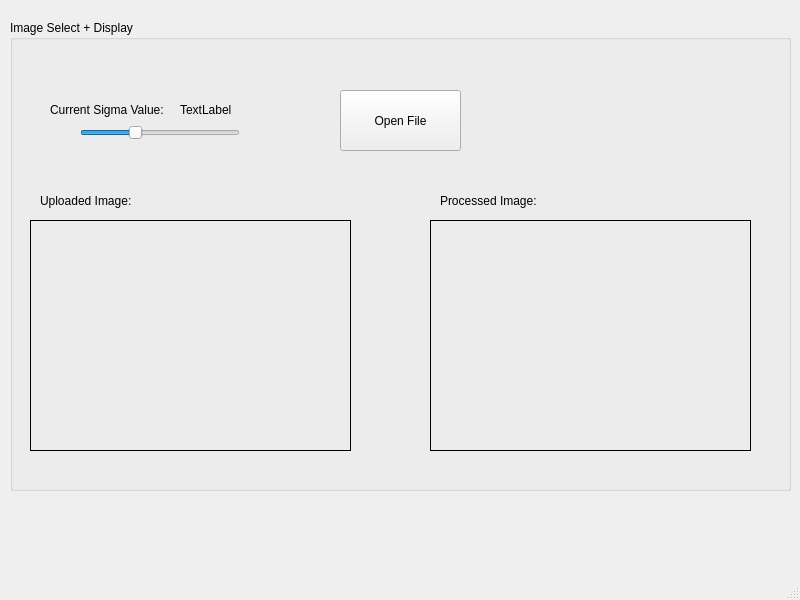
<?xml version="1.0" encoding="UTF-8"?>
<ui version="4.0">
 <class>eggsizerML</class>
 <widget class="QMainWindow" name="eggsizerML">
  <property name="geometry">
   <rect>
    <x>0</x>
    <y>0</y>
    <width>800</width>
    <height>600</height>
   </rect>
  </property>
  <property name="windowTitle">
   <string>eggsizerML</string>
  </property>
  <widget class="QWidget" name="centralwidget">
   <widget class="QGroupBox" name="groupBox">
    <property name="geometry">
     <rect>
      <x>10</x>
      <y>20</y>
      <width>781</width>
      <height>471</height>
     </rect>
    </property>
    <property name="title">
     <string>Image Select + Display</string>
    </property>
    <widget class="QPushButton" name="fileOpen_btn">
     <property name="geometry">
      <rect>
       <x>330</x>
       <y>70</y>
       <width>121</width>
       <height>61</height>
      </rect>
     </property>
     <property name="text">
      <string>Open File</string>
     </property>
    </widget>
    <widget class="QLabel" name="label_4">
     <property name="geometry">
      <rect>
       <x>30</x>
       <y>170</y>
       <width>111</width>
       <height>21</height>
      </rect>
     </property>
     <property name="text">
      <string>Uploaded Image:</string>
     </property>
    </widget>
    <widget class="QLabel" name="imgDisp_2">
     <property name="geometry">
      <rect>
       <x>420</x>
       <y>200</y>
       <width>321</width>
       <height>231</height>
      </rect>
     </property>
     <property name="frameShape">
      <enum>QFrame::Shape::Box</enum>
     </property>
     <property name="text">
      <string/>
     </property>
     <property name="scaledContents">
      <bool>true</bool>
     </property>
    </widget>
    <widget class="QLabel" name="label_7">
     <property name="geometry">
      <rect>
       <x>430</x>
       <y>170</y>
       <width>111</width>
       <height>21</height>
      </rect>
     </property>
     <property name="text">
      <string>Processed Image:</string>
     </property>
    </widget>
    <widget class="QLabel" name="imgDisp_1">
     <property name="geometry">
      <rect>
       <x>20</x>
       <y>200</y>
       <width>321</width>
       <height>231</height>
      </rect>
     </property>
     <property name="frameShape">
      <enum>QFrame::Shape::Box</enum>
     </property>
     <property name="text">
      <string/>
     </property>
     <property name="scaledContents">
      <bool>true</bool>
     </property>
    </widget>
    <widget class="QSlider" name="cannySigmaSlider">
     <property name="geometry">
      <rect>
       <x>70</x>
       <y>100</y>
       <width>160</width>
       <height>25</height>
      </rect>
     </property>
     <property name="value">
      <number>33</number>
     </property>
     <property name="orientation">
      <enum>Qt::Orientation::Horizontal</enum>
     </property>
    </widget>
    <widget class="QLabel" name="label">
     <property name="geometry">
      <rect>
       <x>40</x>
       <y>80</y>
       <width>131</width>
       <height>20</height>
      </rect>
     </property>
     <property name="text">
      <string>Current Sigma Value:</string>
     </property>
    </widget>
    <widget class="QLabel" name="sigma_val_label">
     <property name="geometry">
      <rect>
       <x>170</x>
       <y>80</y>
       <width>58</width>
       <height>20</height>
      </rect>
     </property>
     <property name="text">
      <string>TextLabel</string>
     </property>
    </widget>
   </widget>
  </widget>
  <widget class="QMenuBar" name="menubar">
   <property name="geometry">
    <rect>
     <x>0</x>
     <y>0</y>
     <width>800</width>
     <height>37</height>
    </rect>
   </property>
  </widget>
  <widget class="QStatusBar" name="statusbar"/>
 </widget>
 <resources/>
 <connections/>
</ui>
